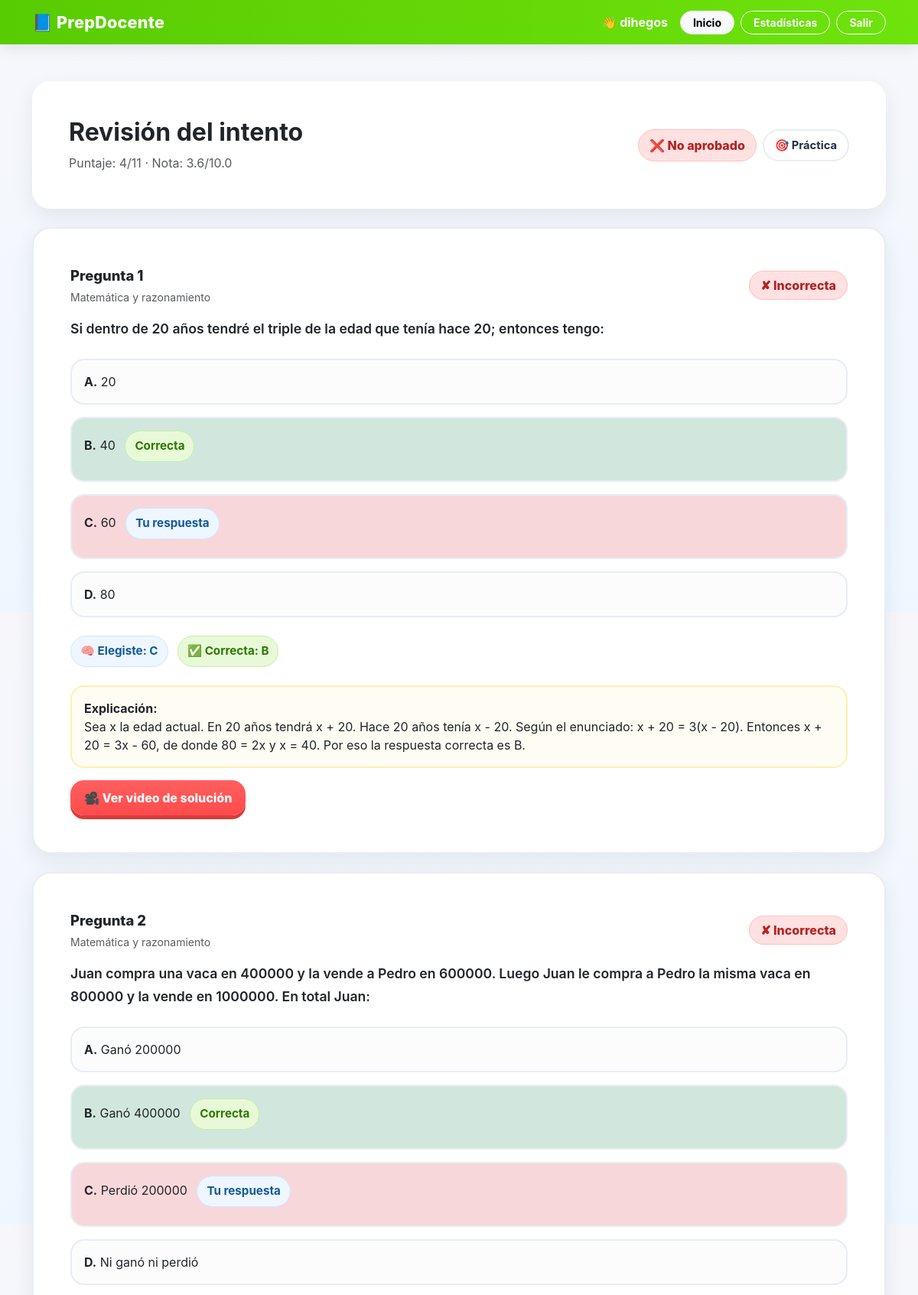
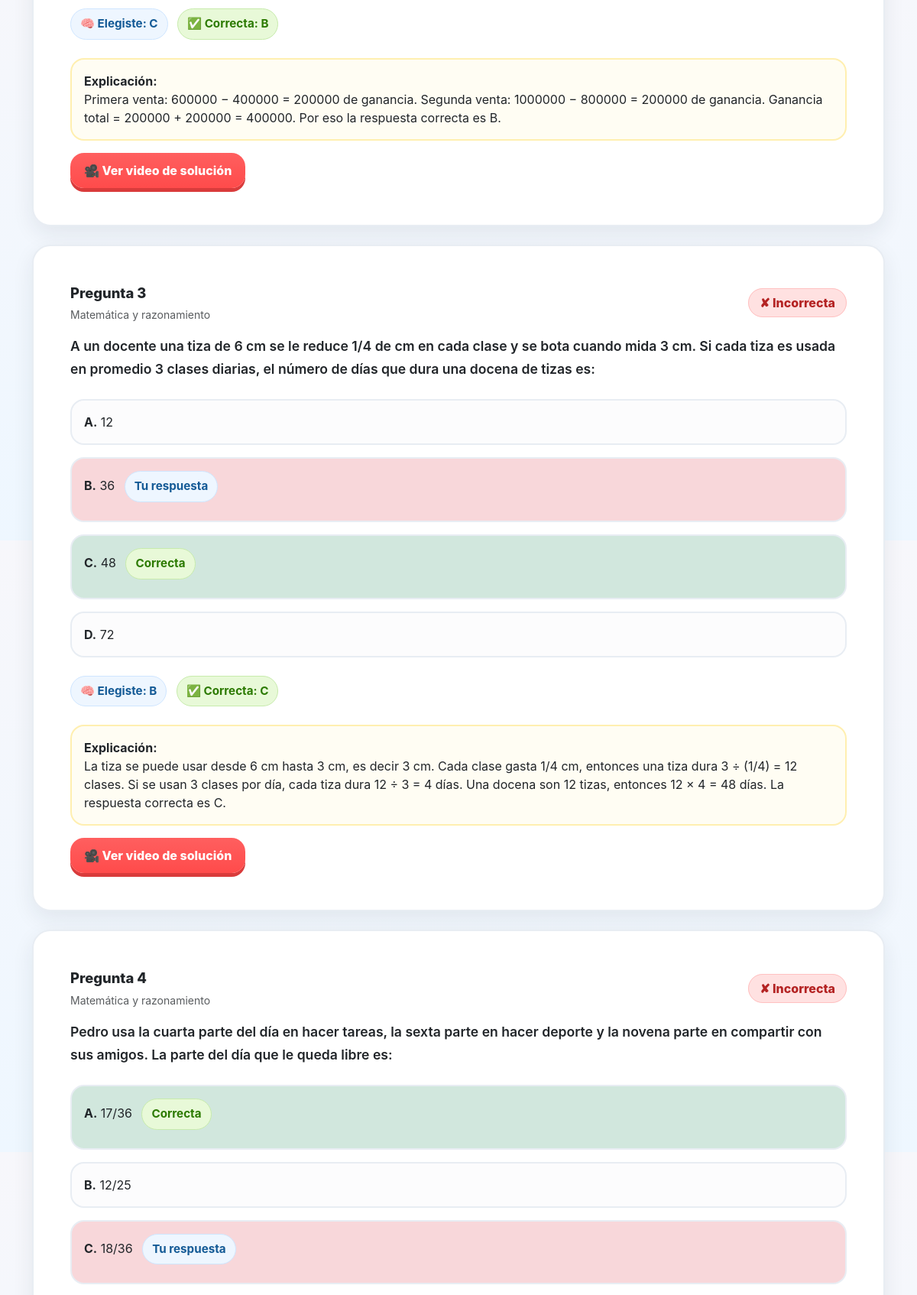
/review/1 (signed in, upper part), run on the app's committed database (2 pictures, top to bottom).
### prepdocente/models.py (models this page shows, shortened)
class User(UserMixin, db.Model):
    id = db.Column(db.Integer, primary_key=True)
    username = db.Column(db.String(80), unique=True, nullable=False, index=True)
    email = db.Column(db.String(120), unique=True, nullable=True, index=True)
    password_hash = db.Column(db.String(255), nullable=False)
    created_at = db.Column(db.DateTime, default=datetime.utcnow)
    attempts = db.relationship(
        "Attempt",
        backref="user",
        lazy=True,
        cascade="all, delete-orphan"
    )

class Attempt(db.Model):
    id = db.Column(db.Integer, primary_key=True)
    user_id = db.Column(db.Integer, db.ForeignKey("user.id"), nullable=False)
    mode = db.Column(db.String(20), default="practice")
    category = db.Column(db.String(120), nullable=True)
    quiz_set = db.Column(db.Integer, default=1)
    score = db.Column(db.Integer, default=0)
    total_questions = db.Column(db.Integer, default=0)
    grade_10 = db.Column(db.Float, default=0.0)
    passed = db.Column(db.Boolean, default=False)
    started_at = db.Column(db.DateTime, default=datetime.utcnow)
    answers = db.relationship(
        "Answer",
        backref="attempt",
        lazy=True,
        cascade="all, delete-orphan"
    )

class Answer(db.Model):
    id = db.Column(db.Integer, primary_key=True)
    attempt_id = db.Column(db.Integer, db.ForeignKey("attempt.id"), nullable=False)
    question_id = db.Column(db.Integer, db.ForeignKey("question.id"), nullable=False)
    selected_option = db.Column(db.String(1), nullable=True)
    is_correct = db.Column(db.Boolean, default=False)
    question = db.relationship("Question", backref="answers")

class Question(db.Model):
    id = db.Column(db.Integer, primary_key=True)
    number = db.Column(db.Integer, nullable=False, unique=True)
    category = db.Column(db.String(120), nullable=False)
    prompt = db.Column(db.Text, nullable=False)
    option_a = db.Column(db.Text, nullable=False)
    option_b = db.Column(db.Text, nullable=False)
    option_c = db.Column(db.Text, nullable=False)
    option_d = db.Column(db.Text, nullable=False)
    correct_option = db.Column(db.String(1), nullable=False)
    explanation = db.Column(db.Text, nullable=True)
    image = db.Column(db.String(255), nullable=True)
    video_url = db.Column(db.String(500), nullable=True)

### prepdocente/routes.py (the view)
@main_bp.route("/review/<int:attempt_id>")
@login_required
def review(attempt_id):
    attempt = Attempt.query.get_or_404(attempt_id)
    if attempt.user_id != current_user.id:
        abort(403)
    answers = (
        Answer.query
        .filter_by(attempt_id=attempt.id)
        .join(Question, Answer.question_id == Question.id)
        .order_by(Question.number.asc())
        .all()
    )
    return render_template(
        "review.html",
        attempt=attempt,
        answers=answers,
    )

### prepdocente/__init__.py (called while the page is built)
@login_manager.user_loader
def load_user(user_id):
    return User.query.get(int(user_id))

### prepdocente/utils.py (called while the page is built, shortened)
def youtube_embed_url(url):
    if not url:
        return None
    url = url.strip()
    if "youtube.com/watch?v=" in url:
        video_id = url.split("watch?v=")[-1].split("&")[0]
        return f"https://www.youtube.com/embed/{video_id}"

### prepdocente/templates/review.html (shortened to what this page needs)
{% extends 'base.html' %}
{% block content %}
<div class="card mb-4">
    <div class="card-body p-4 p-md-5">
        <div class="d-flex flex-column flex-md-row justify-content-between align-items-md-center gap-3">
            <div>
                <h2 class="mb-2 fw-bold">Revisión del intento</h2>
                <p class="text-muted mb-0">
                    Puntaje: {{ attempt.score }}/{{ attempt.total_questions }}
                    · Nota: {{ "%.1f"|format(attempt.grade_10) }}/10.0
                </p>
            </div>
            <div class="d-flex gap-2 flex-wrap">
                {% if attempt.passed %}
                    <span class="badge-duo-success">✅ Aprobado</span>
                {% else %}
                    <span class="badge-duo-danger">❌ No aprobado</span>
                {% endif %}
                {% if attempt.mode == 'exam' %}
                    <span class="duo-pill">⏱️ Simulacro</span>
                {% else %}
                    <span class="duo-pill">🎯 Práctica</span>
                {% endif %}
            </div>
        </div>
    </div>
</div>
{% for ans in answers %}
<div class="card review-card mb-4">
    <div class="card-body p-4 p-md-5">
        <div class="d-flex flex-column flex-md-row justify-content-between align-items-md-center gap-3 mb-3">
            <div>
                <div class="review-question-title mb-1">
                    Pregunta {{ ans.question.number }}
                </div>
                <div class="text-muted small">
                    {{ ans.question.category }}
                </div>
            </div>
            <div>
                {% if ans.is_correct %}
                    <span class="badge-duo-success">✔ Correcta</span>
                {% else %}
                    <span class="badge-duo-danger">✘ Incorrecta</span>
                {% endif %}
            </div>
        </div>
        <div class="question-text mb-4">
            {{ ans.question.prompt }}
        </div>
        <div class="row g-3 mb-4">
            {% if ans.question.option_a %}
            <div class="col-12">
                <div class="option-row p-3
                    {% if ans.selected_option == 'A' and ans.question.correct_option == 'A' %}
                        border border-success bg-success-subtle
                    {% elif ans.selected_option == 'A' and ans.question.correct_option != 'A' %}
                        border border-danger bg-danger-subtle
                    {% elif ans.question.correct_option == 'A' %}
                        border border-success bg-success-subtle
                    {% endif %}
                ">
                    <strong>A.</strong> {{ ans.question.option_a }}
                    {% if ans.question.correct_option == 'A' %}
                        <span class="ms-2 answer-chip answer-correct">Correcta</span>
                    {% endif %}
                </div>
            </div>
            {% endif %}
            {% if ans.question.option_b %}
            <div class="col-12">
                <div class="option-row p-3
                    {% if ans.selected_option == 'B' and ans.question.correct_option == 'B' %}
                        border border-success bg-success-subtle
                    {% elif ans.selected_option == 'B' and ans.question.correct_option != 'B' %}
                        border border-danger bg-danger-subtle
                    {% elif ans.question.correct_option == 'B' %}
                        border border-success bg-success-subtle
                    {% endif %}
                ">
                    <strong>B.</strong> {{ ans.question.option_b }}
                    {% if ans.selected_option == 'B' %}
                        <span class="ms-2 answer-chip answer-user">Tu respuesta</span>
                    {% endif %}
                    {% if ans.question.correct_option == 'B' %}
                        <span class="ms-2 answer-chip answer-correct">Correcta</span>
                    {% endif %}
                </div>
            </div>
            {% endif %}
            {% if ans.question.option_c %}
            <div class="col-12">
                <div class="option-row p-3
                    {% if ans.selected_option == 'C' and ans.question.correct_option == 'C' %}
                        border border-success bg-success-subtle
                    {% elif ans.selected_option == 'C' and ans.question.correct_option != 'C' %}
                        border border-danger bg-danger-subtle
                    {% elif ans.question.correct_option == 'C' %}
                        border border-success bg-success-subtle
                    {% endif %}
                ">
                    <strong>C.</strong> {{ ans.question.option_c }}
                    {% if ans.selected_option == 'C' %}
                        <span class="ms-2 answer-chip answer-user">Tu respuesta</span>
                    {% endif %}
                    {% if ans.question.correct_option == 'C' %}
                        <span class="ms-2 answer-chip answer-correct">Correcta</span>
                    {% endif %}
                </div>
            </div>
            {% endif %}
            {% if ans.question.option_d %}
            <div class="col-12">
                <div class="option-row p-3
                ">
                    <strong>D.</strong> {{ ans.question.option_d }}
                </div>
            </div>
            {% endif %}
        </div>
        <div class="mb-3">
            <span class="answer-chip answer-user">
                🧠 Elegiste: {{ ans.selected_option if ans.selected_option else 'Sin responder' }}
            </span>
            <span class="answer-chip answer-correct">
                ✅ Correcta: {{ ans.question.correct_option }}
            </span>
        </div>
        {% if ans.question.explanation %}
        <div class="explanation-box mb-3">
            <strong>Explicación:</strong><br>
            {{ ans.question.explanation }}
        </div>
        {% endif %}
        {% if ans.question.video_url %}
        <div class="mt-3">
            <button
                class="btn-video-solution"
                type="button"
                data-bs-toggle="collapse"
                data-bs-target="#video{{ ans.id }}"
                aria-expanded="false"
                aria-controls="video{{ ans.id }}">
                🎥 Ver video de solución
            </button>
        </div>
        {% endif %}
    </div>
</div>
{% endfor %}
{% endblock %}

### prepdocente/templates/base.html (shortened to what this page needs)
<!doctype html>
<html lang="es">
<head>
    <link href="https://cdn.jsdelivr.net/npm/bootstrap@5.3.3/dist/css/bootstrap.min.css" rel="stylesheet">
    <link rel="stylesheet" href="{{ url_for('static', filename='style.css') }}">
</head>
<body>
<nav class="navbar navbar-expand-lg navbar-dark navbar-duo">
    <div class="container">
        <a class="navbar-brand" href="{{ url_for('main.index') }}">📘 PrepDocente</a>
        <div class="d-flex gap-2 align-items-center flex-wrap">
            {% if current_user.is_authenticated %}
                <span class="text-white fw-bold me-2">👋 {{ current_user.username }}</span>
                <a class="btn btn-light btn-sm fw-bold rounded-pill px-3" href="{{ url_for('main.index') }}">Inicio</a>
                <a class="btn btn-outline-light btn-sm fw-bold rounded-pill px-3" href="{{ url_for('main.stats') }}">Estadísticas</a>
                <a class="btn btn-outline-light btn-sm fw-bold rounded-pill px-3" href="{{ url_for('main.logout') }}">Salir</a>
            {% else %}
                <a class="btn btn-light btn-sm fw-bold rounded-pill px-3" href="{{ url_for('main.login') }}">Entrar</a>
                <a class="btn btn-outline-light btn-sm fw-bold rounded-pill px-3" href="{{ url_for('main.register') }}">Crear cuenta</a>
            {% endif %}
        </div>
    </div>
</nav>
<div class="container py-4 py-md-5">
    {% block content %}{% endblock %}
</div>
</body>
</html>

### prepdocente/static/style.css (style rules this page uses)
:root { --duo-green: #58cc02; --duo-green-dark: #46a302; --duo-green-soft: #e9fbd7; --duo-blue: #1cb0f6; --duo-yellow: #ffd900; --duo-red: #ff4b4b; --duo-bg: #f7f7fb; --duo-card: #ffffff; --duo-text: #24323f; --duo-muted: #6c7a89; --duo-border: #e8edf3; }
body { background: linear-gradient(180deg, #f7f7fb 0%, #eef7ff 100%); color: var(--duo-text); font-family: "Inter", "Segoe UI", sans-serif; }
a { text-decoration: none; }
.navbar-duo { background: linear-gradient(90deg, var(--duo-green) 0%, #6fe30c 100%); box-shadow: 0 6px 18px rgba(0, 0, 0, 0.08); }
.navbar-brand { font-weight: 800; font-size: 1.35rem; letter-spacing: 0.2px; }
.card { border: none; border-radius: 24px; background: var(--duo-card); box-shadow: 0 10px 28px rgba(31, 41, 55, 0.08); }
.duo-pill { display: inline-flex; align-items: center; gap: 8px; background: #ffffff; color: var(--duo-text); border: 2px solid var(--duo-border); border-radius: 999px; padding: 8px 14px; font-weight: 700; font-size: 0.92rem; }
.btn-video-solution { background: linear-gradient(180deg, #ff5f5f 0%, #ff4b4b 100%); color: #fff; border: none; border-radius: 18px; font-weight: 800; padding: 11px 18px; display: inline-flex; align-items: center; gap: 8px; box-shadow: 0 5px 0 #d93b3b; transition: all 0.15s ease-in-out; }
.badge-duo-danger { background: #ffe1e1; color: #b42323; border: 1px solid #ffc1c1; font-weight: 800; padding: 8px 14px; border-radius: 999px; }
.review-card { border: 2px solid var(--duo-border); }
.review-question-title { font-weight: 800; font-size: 1.15rem; }
.answer-chip { display: inline-flex; align-items: center; gap: 6px; padding: 8px 12px; border-radius: 999px; font-weight: 700; font-size: 0.95rem; margin-right: 8px; margin-bottom: 8px; }
.answer-user { background: #eef6ff; color: #145a96; border: 1px solid #cfe6ff; }
.answer-correct { background: #e8f9d8; color: #2c7a00; border: 1px solid #c7ebac; }
.explanation-box { background: #fffdf3; border: 2px solid #ffefb0; border-radius: 18px; padding: 16px; }
.option-row { background: #fcfcfd; cursor: pointer; transition: all 0.15s ease; border: 2px solid #e8edf3 !important; border-radius: 18px !important; }
.question-text { font-size: 1.1rem; line-height: 1.7; font-weight: 600; }

### data on the page
User: username "dihegos"
Attempt: score "4", total_questions "11", grade_10 "3.6"
Answer: question.number "1", question.category "Matemática y razonamiento", is_correct "✘ Incorrecta", question.prompt "Si dentro de 20 años tendré el triple de la edad que tenía hace 20; entonces tengo:", question.option_a "20", question.option_b "40", shows "Correcta", question.option_c "60", shows "Tu respuesta", question.option_d "80", selected_option "C", question.correct_option "B", question.explanation "Sea x la edad actual. En 20 años tendrá x + 20. Hace 20 años tenía x - 20. Según el enunciado: x + 20 = 3(x - 20). Entonces x + 20 = 3x - 60, de donde 80 = 2x y x = 40. Por eso la respuesta correcta es B."
Answer: question.number "2", question.category "Matemática y razonamiento", is_correct "✘ Incorrecta", question.prompt "Juan compra una vaca en 400000 y la vende a Pedro en 600000. Luego Juan le compra a Pedro la misma vaca en 800000 y la vende en 1000000. En total Juan:", question.option_a "Ganó 200000", question.option_b "Ganó 400000", shows "Correcta", question.option_c "Perdió 200000", shows "Tu respuesta", question.option_d "Ni ganó ni perdió", selected_option "C", question.correct_option "B", question.explanation "Primera venta: 600000 − 400000 = 200000 de ganancia. Segunda venta: 1000000 − 800000 = 200000 de ganancia. Ganancia total = 200000 + 200000 = 400000. Por eso la respuesta correcta es B."
Answer: question.number "3", question.category "Matemática y razonamiento", is_correct "✘ Incorrecta", question.prompt "A un docente una tiza de 6 cm se le reduce 1/4 de cm en cada clase y se bota cuando mida 3 cm. Si cada tiza es usada en promedio 3 clases diarias, el número de días que dura una docena de tizas es:", question.option_a "12", question.option_b "36", shows "Tu respuesta", question.option_c "48", shows "Correcta", question.option_d "72", selected_option "B", question.correct_option "C", question.explanation "La tiza se puede usar desde 6 cm hasta 3 cm, es decir 3 cm. Cada clase gasta 1/4 cm, entonces una tiza dura 3 ÷ (1/4) = 12 clases. Si se usan 3 clases por día, cada tiza dura 12 ÷ 3 = 4 días. Una docena son 12 tizas, entonces 12 × 4 = 48 días. La respuesta correcta es C."
Answer: question.number "4", question.category "Matemática y razonamiento", is_correct "✘ Incorrecta", question.prompt "Pedro usa la cuarta parte del día en hacer tareas, la sexta parte en hacer deporte y la novena parte en compartir con sus amigos. La parte del día que le queda libre es:", question.option_a "17/36", shows "Correcta", question.option_b "12/25", question.option_c "18/36", selected_option "Tu respuesta"
